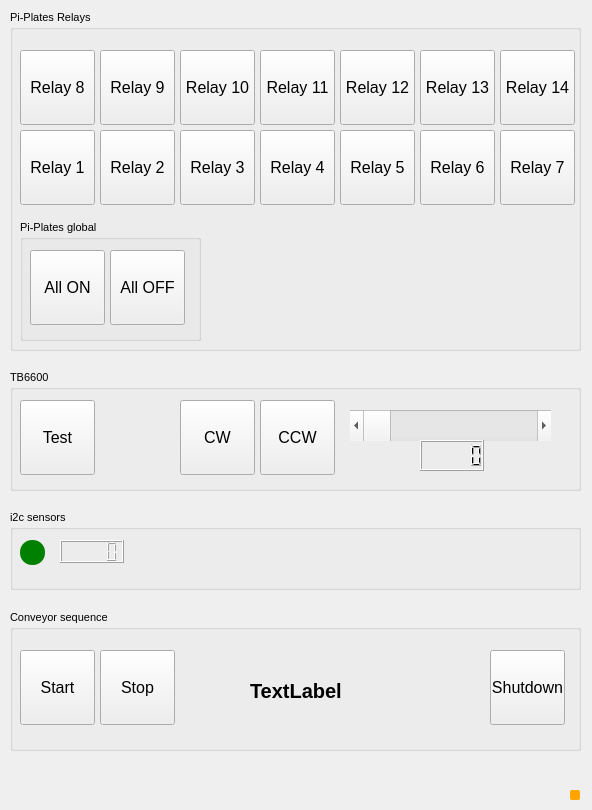
<?xml version="1.0" encoding="UTF-8"?>
<ui version="4.0">
 <class>Controller</class>
 <widget class="QWidget" name="Controller">
  <property name="geometry">
   <rect>
    <x>0</x>
    <y>0</y>
    <width>592</width>
    <height>810</height>
   </rect>
  </property>
  <property name="font">
   <font>
    <family>Arial</family>
    <pointsize>8</pointsize>
   </font>
  </property>
  <property name="windowTitle">
   <string>pi-plates controller</string>
  </property>
  <property name="autoFillBackground">
   <bool>false</bool>
  </property>
  <widget class="QGroupBox" name="PiPlatesRelays">
   <property name="geometry">
    <rect>
     <x>10</x>
     <y>10</y>
     <width>571</width>
     <height>341</height>
    </rect>
   </property>
   <property name="title">
    <string>Pi-Plates Relays</string>
   </property>
   <widget class="QPushButton" name="pb_relay_8">
    <property name="geometry">
     <rect>
      <x>10</x>
      <y>40</y>
      <width>75</width>
      <height>75</height>
     </rect>
    </property>
    <property name="font">
     <font>
      <pointsize>12</pointsize>
     </font>
    </property>
    <property name="text">
     <string>Relay 8</string>
    </property>
    <property name="checkable">
     <bool>true</bool>
    </property>
   </widget>
   <widget class="QPushButton" name="pb_relay_7">
    <property name="geometry">
     <rect>
      <x>490</x>
      <y>120</y>
      <width>75</width>
      <height>75</height>
     </rect>
    </property>
    <property name="font">
     <font>
      <pointsize>12</pointsize>
     </font>
    </property>
    <property name="text">
     <string>Relay 7</string>
    </property>
    <property name="checkable">
     <bool>true</bool>
    </property>
   </widget>
   <widget class="QPushButton" name="pb_relay_13">
    <property name="geometry">
     <rect>
      <x>410</x>
      <y>40</y>
      <width>75</width>
      <height>75</height>
     </rect>
    </property>
    <property name="font">
     <font>
      <pointsize>12</pointsize>
     </font>
    </property>
    <property name="text">
     <string>Relay 13</string>
    </property>
    <property name="checkable">
     <bool>true</bool>
    </property>
   </widget>
   <widget class="QPushButton" name="pb_relay_6">
    <property name="geometry">
     <rect>
      <x>410</x>
      <y>120</y>
      <width>75</width>
      <height>75</height>
     </rect>
    </property>
    <property name="font">
     <font>
      <pointsize>12</pointsize>
     </font>
    </property>
    <property name="text">
     <string>Relay 6</string>
    </property>
    <property name="checkable">
     <bool>true</bool>
    </property>
   </widget>
   <widget class="QPushButton" name="pb_relay_9">
    <property name="geometry">
     <rect>
      <x>90</x>
      <y>40</y>
      <width>75</width>
      <height>75</height>
     </rect>
    </property>
    <property name="font">
     <font>
      <pointsize>12</pointsize>
     </font>
    </property>
    <property name="text">
     <string>Relay 9</string>
    </property>
    <property name="checkable">
     <bool>true</bool>
    </property>
   </widget>
   <widget class="QPushButton" name="pb_relay_5">
    <property name="geometry">
     <rect>
      <x>330</x>
      <y>120</y>
      <width>75</width>
      <height>75</height>
     </rect>
    </property>
    <property name="font">
     <font>
      <pointsize>12</pointsize>
     </font>
    </property>
    <property name="text">
     <string>Relay 5</string>
    </property>
    <property name="checkable">
     <bool>true</bool>
    </property>
   </widget>
   <widget class="QPushButton" name="pb_relay_12">
    <property name="geometry">
     <rect>
      <x>330</x>
      <y>40</y>
      <width>75</width>
      <height>75</height>
     </rect>
    </property>
    <property name="font">
     <font>
      <pointsize>12</pointsize>
     </font>
    </property>
    <property name="text">
     <string>Relay 12</string>
    </property>
    <property name="checkable">
     <bool>true</bool>
    </property>
   </widget>
   <widget class="QPushButton" name="pb_relay_1">
    <property name="geometry">
     <rect>
      <x>10</x>
      <y>120</y>
      <width>75</width>
      <height>75</height>
     </rect>
    </property>
    <property name="font">
     <font>
      <pointsize>12</pointsize>
     </font>
    </property>
    <property name="text">
     <string>Relay 1</string>
    </property>
    <property name="checkable">
     <bool>true</bool>
    </property>
   </widget>
   <widget class="QPushButton" name="pb_relay_14">
    <property name="geometry">
     <rect>
      <x>490</x>
      <y>40</y>
      <width>75</width>
      <height>75</height>
     </rect>
    </property>
    <property name="font">
     <font>
      <pointsize>12</pointsize>
     </font>
    </property>
    <property name="text">
     <string>Relay 14</string>
    </property>
    <property name="checkable">
     <bool>true</bool>
    </property>
   </widget>
   <widget class="QPushButton" name="pb_relay_2">
    <property name="geometry">
     <rect>
      <x>90</x>
      <y>120</y>
      <width>75</width>
      <height>75</height>
     </rect>
    </property>
    <property name="font">
     <font>
      <pointsize>12</pointsize>
     </font>
    </property>
    <property name="text">
     <string>Relay 2</string>
    </property>
    <property name="checkable">
     <bool>true</bool>
    </property>
   </widget>
   <widget class="QPushButton" name="pb_relay_4">
    <property name="geometry">
     <rect>
      <x>250</x>
      <y>120</y>
      <width>75</width>
      <height>75</height>
     </rect>
    </property>
    <property name="font">
     <font>
      <pointsize>12</pointsize>
     </font>
    </property>
    <property name="text">
     <string>Relay 4</string>
    </property>
    <property name="checkable">
     <bool>true</bool>
    </property>
   </widget>
   <widget class="QPushButton" name="pb_relay_11">
    <property name="geometry">
     <rect>
      <x>250</x>
      <y>40</y>
      <width>75</width>
      <height>75</height>
     </rect>
    </property>
    <property name="font">
     <font>
      <pointsize>12</pointsize>
     </font>
    </property>
    <property name="text">
     <string>Relay 11</string>
    </property>
    <property name="checkable">
     <bool>true</bool>
    </property>
   </widget>
   <widget class="QPushButton" name="pb_relay_3">
    <property name="geometry">
     <rect>
      <x>170</x>
      <y>120</y>
      <width>75</width>
      <height>75</height>
     </rect>
    </property>
    <property name="font">
     <font>
      <pointsize>12</pointsize>
     </font>
    </property>
    <property name="text">
     <string>Relay 3</string>
    </property>
    <property name="checkable">
     <bool>true</bool>
    </property>
   </widget>
   <widget class="QPushButton" name="pb_relay_10">
    <property name="geometry">
     <rect>
      <x>170</x>
      <y>40</y>
      <width>75</width>
      <height>75</height>
     </rect>
    </property>
    <property name="font">
     <font>
      <pointsize>12</pointsize>
     </font>
    </property>
    <property name="text">
     <string>Relay 10</string>
    </property>
    <property name="checkable">
     <bool>true</bool>
    </property>
   </widget>
   <widget class="QGroupBox" name="PiPlatesGlobal">
    <property name="geometry">
     <rect>
      <x>10</x>
      <y>210</y>
      <width>181</width>
      <height>121</height>
     </rect>
    </property>
    <property name="title">
     <string>Pi-Plates global</string>
    </property>
    <widget class="QPushButton" name="pb_relay_all_on">
     <property name="geometry">
      <rect>
       <x>10</x>
       <y>30</y>
       <width>75</width>
       <height>75</height>
      </rect>
     </property>
     <property name="font">
      <font>
       <pointsize>12</pointsize>
      </font>
     </property>
     <property name="text">
      <string>All ON</string>
     </property>
     <property name="checkable">
      <bool>true</bool>
     </property>
     <property name="autoExclusive">
      <bool>true</bool>
     </property>
    </widget>
    <widget class="QPushButton" name="pb_relay_all_off">
     <property name="geometry">
      <rect>
       <x>90</x>
       <y>30</y>
       <width>75</width>
       <height>75</height>
      </rect>
     </property>
     <property name="font">
      <font>
       <pointsize>12</pointsize>
      </font>
     </property>
     <property name="text">
      <string>All OFF</string>
     </property>
     <property name="checkable">
      <bool>true</bool>
     </property>
     <property name="autoExclusive">
      <bool>true</bool>
     </property>
    </widget>
   </widget>
  </widget>
  <widget class="QGroupBox" name="TB6600">
   <property name="geometry">
    <rect>
     <x>10</x>
     <y>370</y>
     <width>571</width>
     <height>121</height>
    </rect>
   </property>
   <property name="title">
    <string>TB6600</string>
   </property>
   <widget class="QPushButton" name="pb_tb6600_test">
    <property name="geometry">
     <rect>
      <x>10</x>
      <y>30</y>
      <width>75</width>
      <height>75</height>
     </rect>
    </property>
    <property name="font">
     <font>
      <pointsize>12</pointsize>
     </font>
    </property>
    <property name="text">
     <string>Test</string>
    </property>
    <property name="checkable">
     <bool>true</bool>
    </property>
   </widget>
   <widget class="QPushButton" name="pb_tb6600_move_cw">
    <property name="geometry">
     <rect>
      <x>170</x>
      <y>30</y>
      <width>75</width>
      <height>75</height>
     </rect>
    </property>
    <property name="font">
     <font>
      <pointsize>12</pointsize>
     </font>
    </property>
    <property name="text">
     <string>CW</string>
    </property>
    <property name="checkable">
     <bool>true</bool>
    </property>
   </widget>
   <widget class="QPushButton" name="pb_tb6600_move_ccw">
    <property name="geometry">
     <rect>
      <x>250</x>
      <y>30</y>
      <width>75</width>
      <height>75</height>
     </rect>
    </property>
    <property name="font">
     <font>
      <pointsize>12</pointsize>
     </font>
    </property>
    <property name="text">
     <string>CCW</string>
    </property>
    <property name="checkable">
     <bool>true</bool>
    </property>
   </widget>
   <widget class="QScrollBar" name="bar_tb6600_steps">
    <property name="geometry">
     <rect>
      <x>340</x>
      <y>40</y>
      <width>201</width>
      <height>31</height>
     </rect>
    </property>
    <property name="maximum">
     <number>64000</number>
    </property>
    <property name="orientation">
     <enum>Qt::Horizontal</enum>
    </property>
   </widget>
   <widget class="QLCDNumber" name="lcd_tb6600_steps">
    <property name="geometry">
     <rect>
      <x>410</x>
      <y>70</y>
      <width>64</width>
      <height>31</height>
     </rect>
    </property>
   </widget>
  </widget>
  <widget class="QGroupBox" name="I2CSensors">
   <property name="geometry">
    <rect>
     <x>10</x>
     <y>510</y>
     <width>571</width>
     <height>80</height>
    </rect>
   </property>
   <property name="title">
    <string>i2c sensors</string>
   </property>
   <widget class="QPushButton" name="led_0">
    <property name="enabled">
     <bool>true</bool>
    </property>
    <property name="geometry">
     <rect>
      <x>10</x>
      <y>30</y>
      <width>25</width>
      <height>25</height>
     </rect>
    </property>
    <property name="toolTip">
     <string>input green =on, red=off</string>
    </property>
    <property name="styleSheet">
     <string notr="true">#led_0{
border-radius:12px}

#led_0:enabled{
background :green}


#led_0:!enabled{
background :red}</string>
    </property>
    <property name="text">
     <string/>
    </property>
   </widget>
   <widget class="QLCDNumber" name="lcd_0">
    <property name="geometry">
     <rect>
      <x>50</x>
      <y>30</y>
      <width>64</width>
      <height>23</height>
     </rect>
    </property>
   </widget>
  </widget>
  <widget class="QPushButton" name="heartbeat">
   <property name="enabled">
    <bool>false</bool>
   </property>
   <property name="geometry">
    <rect>
     <x>570</x>
     <y>790</y>
     <width>10</width>
     <height>10</height>
    </rect>
   </property>
   <property name="toolTip">
    <string>heartbeat</string>
   </property>
   <property name="autoFillBackground">
    <bool>false</bool>
   </property>
   <property name="styleSheet">
    <string notr="true">
#heartbeat {
border-radius:2px}

#heartbeat:enabled {
background :yellow}

#heartbeat:!enabled {
background: orange}

</string>
   </property>
   <property name="text">
    <string/>
   </property>
   <property name="checkable">
    <bool>false</bool>
   </property>
   <property name="checked">
    <bool>false</bool>
   </property>
   <property name="flat">
    <bool>false</bool>
   </property>
  </widget>
  <widget class="QGroupBox" name="ConveyorSequence">
   <property name="geometry">
    <rect>
     <x>10</x>
     <y>610</y>
     <width>571</width>
     <height>141</height>
    </rect>
   </property>
   <property name="title">
    <string>Conveyor sequence</string>
   </property>
   <widget class="QPushButton" name="pb_conv_stop">
    <property name="geometry">
     <rect>
      <x>90</x>
      <y>40</y>
      <width>75</width>
      <height>75</height>
     </rect>
    </property>
    <property name="font">
     <font>
      <pointsize>12</pointsize>
     </font>
    </property>
    <property name="text">
     <string>Stop</string>
    </property>
    <property name="checkable">
     <bool>true</bool>
    </property>
   </widget>
   <widget class="QPushButton" name="pb_conv_start">
    <property name="geometry">
     <rect>
      <x>10</x>
      <y>40</y>
      <width>75</width>
      <height>75</height>
     </rect>
    </property>
    <property name="font">
     <font>
      <pointsize>12</pointsize>
     </font>
    </property>
    <property name="text">
     <string>Start</string>
    </property>
    <property name="checkable">
     <bool>true</bool>
    </property>
   </widget>
   <widget class="QPushButton" name="pb_conv_shutdown">
    <property name="geometry">
     <rect>
      <x>480</x>
      <y>40</y>
      <width>75</width>
      <height>75</height>
     </rect>
    </property>
    <property name="font">
     <font>
      <pointsize>12</pointsize>
     </font>
    </property>
    <property name="text">
     <string>Shutdown</string>
    </property>
    <property name="checkable">
     <bool>true</bool>
    </property>
   </widget>
   <widget class="QLabel" name="lbl_state">
    <property name="geometry">
     <rect>
      <x>240</x>
      <y>60</y>
      <width>151</width>
      <height>41</height>
     </rect>
    </property>
    <property name="font">
     <font>
      <family>Liberation Sans</family>
      <pointsize>15</pointsize>
      <weight>75</weight>
      <bold>true</bold>
     </font>
    </property>
    <property name="text">
     <string>TextLabel</string>
    </property>
   </widget>
  </widget>
 </widget>
 <resources/>
 <connections>
  <connection>
   <sender>bar_tb6600_steps</sender>
   <signal>valueChanged(int)</signal>
   <receiver>lcd_tb6600_steps</receiver>
   <slot>display(int)</slot>
   <hints>
    <hint type="sourcelabel">
     <x>391</x>
     <y>423</y>
    </hint>
    <hint type="destinationlabel">
     <x>460</x>
     <y>447</y>
    </hint>
   </hints>
  </connection>
 </connections>
</ui>
